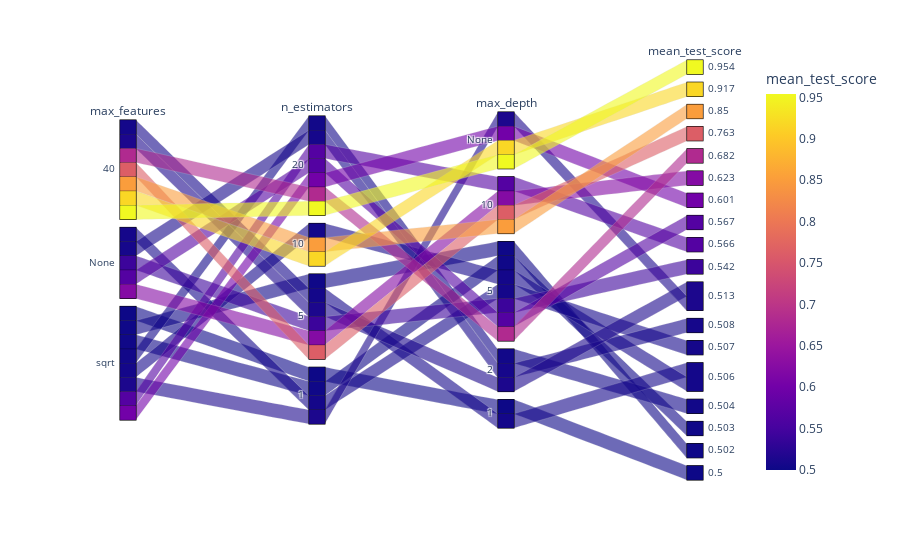

Here is the notebook cell this chart was saved with:
### Code cell
px.parallel_categories(
    df_cv_of.iloc[:,:-1],
    color='mean_test_score'
)

### Figure 1 — Plotly figure (JSON) as saved in the notebook; plotly's stock layout.template omitted (floating-point values rounded to 4 significant figures)
{"data": [{"dimensions": [{"label": "max_features", "values": [40, 40, 40, 40, 40, "None", "sqrt", "None", "sqrt", "None", 40, "sqrt", "None", "None", 40, "sqrt", "sqrt", "sqrt", "sqrt", "sqrt"]}, {"label": "n_estimators", "values": [20, 10, 10, 5, 20, 5, 20, 20, 20, 5, 5, 1, 20, 1, 5, 10, 20, 1, 5, 1]}, {"label": "max_depth", "values": ["None", "None", 10, 10, 5, 10, "None", 5, 10, 5, 2, "None", 2, 5, 1, 5, 2, 5, 5, 1]}, {"label": "mean_test_score", "values": [0.954, 0.917, 0.85, 0.763, 0.682, 0.623, 0.601, 0.567, 0.566, 0.542, 0.513, 0.513, 0.508, 0.507, 0.506, 0.506, 0.504, 0.503, 0.502, 0.5]}], "domain": {"x": [0, 1], "y": [0, 1]}, "line": {"color": [0.954, 0.917, 0.85, 0.763, 0.682, 0.623, 0.601, 0.567, 0.566, 0.542, 0.513, 0.513, 0.508, 0.507, 0.506, 0.506, 0.504, 0.503, 0.502, 0.5], "coloraxis": "coloraxis"}, "name": "", "type": "parcats"}], "layout": {"coloraxis": {"colorbar": {"title": {"text": "mean_test_score"}}, "colorscale": [[0, "#0d0887"], [0.1111, "#46039f"], [0.2222, "#7201a8"], [0.3333, "#9c179e"], [0.4444, "#bd3786"], [0.5556, "#d8576b"], [0.6667, "#ed7953"], [0.7778, "#fb9f3a"], [0.8889, "#fdca26"], [1, "#f0f921"]]}, "legend": {"tracegroupgap": 0}, "margin": {"t": 60}}}
